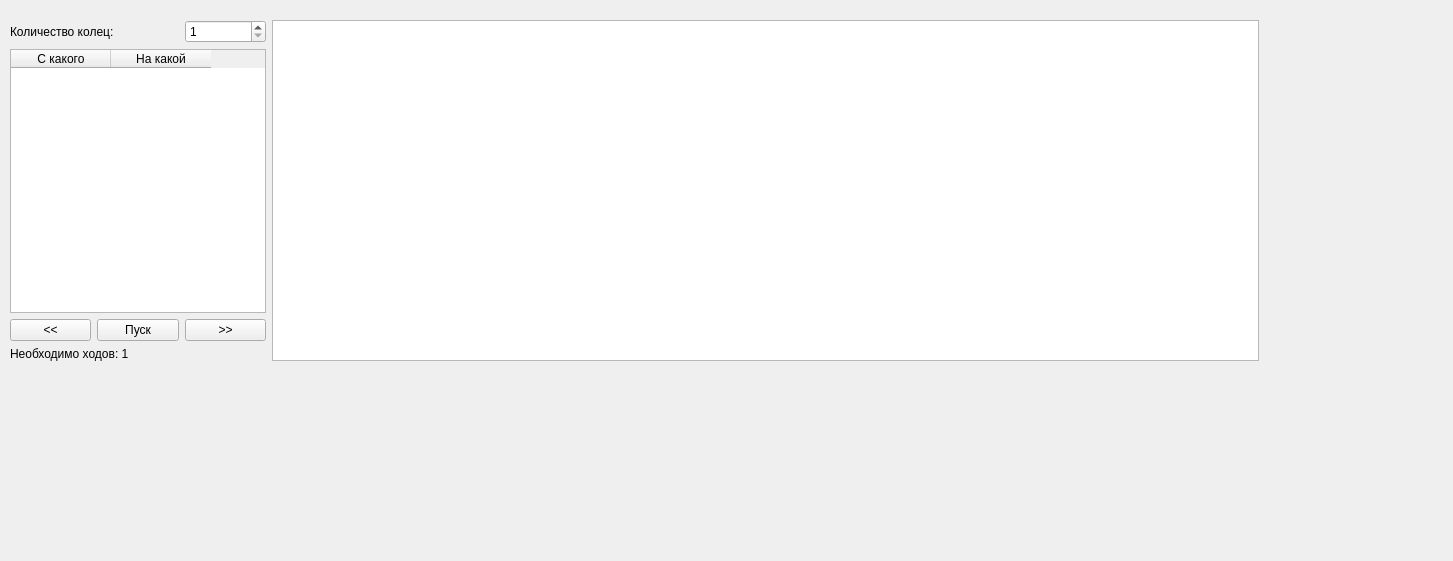
<?xml version="1.0" encoding="UTF-8"?>
<ui version="4.0">
 <class>Widget</class>
 <widget class="QWidget" name="Widget">
  <property name="geometry">
   <rect>
    <x>0</x>
    <y>0</y>
    <width>1453</width>
    <height>561</height>
   </rect>
  </property>
  <property name="windowTitle">
   <string>Widget</string>
  </property>
  <widget class="QWidget" name="gridLayoutWidget_2">
   <property name="geometry">
    <rect>
     <x>10</x>
     <y>20</y>
     <width>1249</width>
     <height>341</height>
    </rect>
   </property>
   <layout class="QGridLayout" name="gridLayout">
    <item row="0" column="0" colspan="2">
     <widget class="QLabel" name="label">
      <property name="text">
       <string>Количество колец:</string>
      </property>
     </widget>
    </item>
    <item row="1" column="0" colspan="3">
     <widget class="QTableWidget" name="tableWidget">
      <column>
       <property name="text">
        <string>С какого</string>
       </property>
      </column>
      <column>
       <property name="text">
        <string>На какой</string>
       </property>
      </column>
     </widget>
    </item>
    <item row="2" column="2">
     <widget class="QPushButton" name="forwardButton">
      <property name="text">
       <string>&gt;&gt;</string>
      </property>
     </widget>
    </item>
    <item row="2" column="1">
     <widget class="QPushButton" name="pushButton">
      <property name="text">
       <string>Пуск</string>
      </property>
     </widget>
    </item>
    <item row="0" column="2">
     <widget class="QSpinBox" name="spinBox">
      <property name="minimum">
       <number>1</number>
      </property>
      <property name="maximum">
       <number>10</number>
      </property>
     </widget>
    </item>
    <item row="2" column="0">
     <widget class="QPushButton" name="backButton">
      <property name="text">
       <string>&lt;&lt;</string>
      </property>
     </widget>
    </item>
    <item row="3" column="0" colspan="3">
     <widget class="QLabel" name="label_2">
      <property name="text">
       <string>Необходимо ходов: 1</string>
      </property>
     </widget>
    </item>
    <item row="0" column="3" rowspan="4">
     <widget class="QGraphicsView" name="graphicsView"/>
    </item>
   </layout>
  </widget>
 </widget>
 <resources/>
 <connections/>
</ui>
